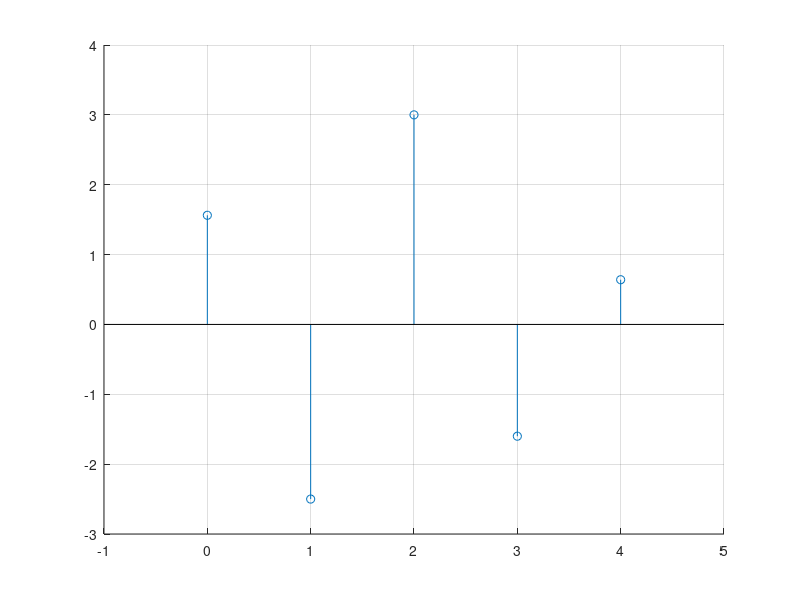
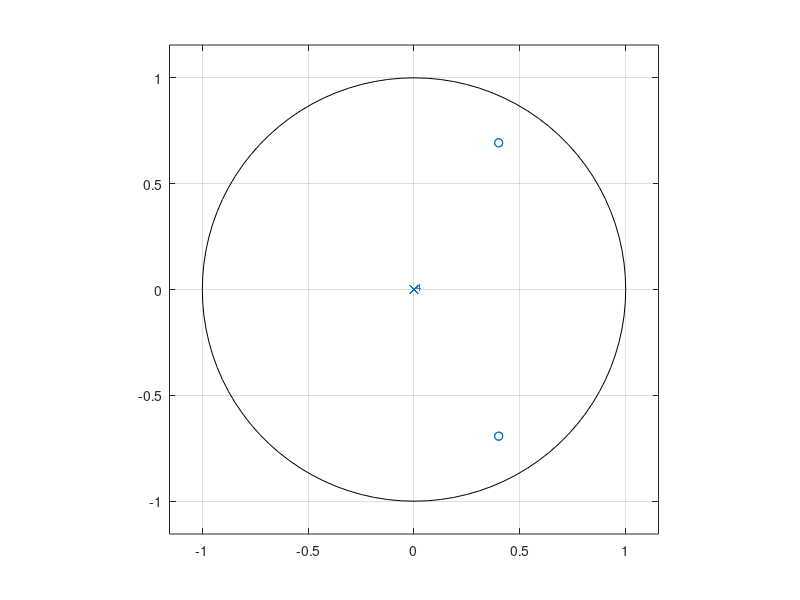
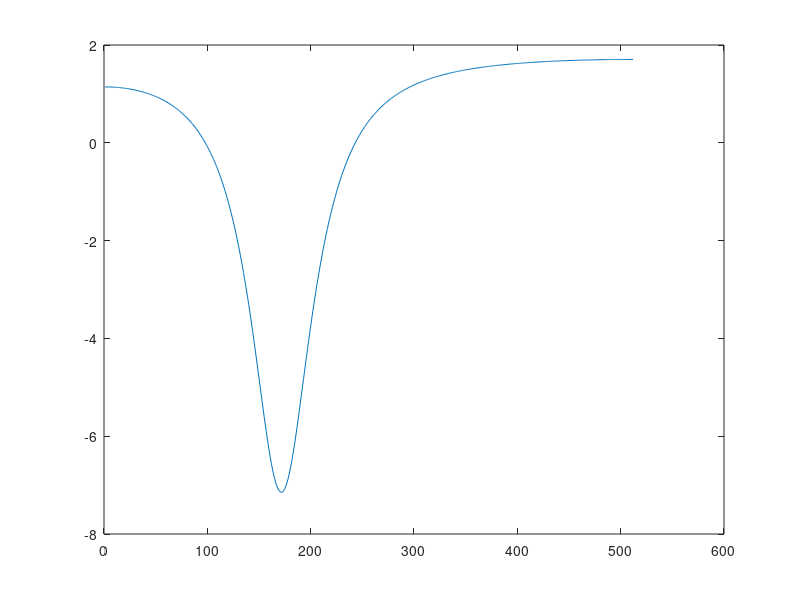
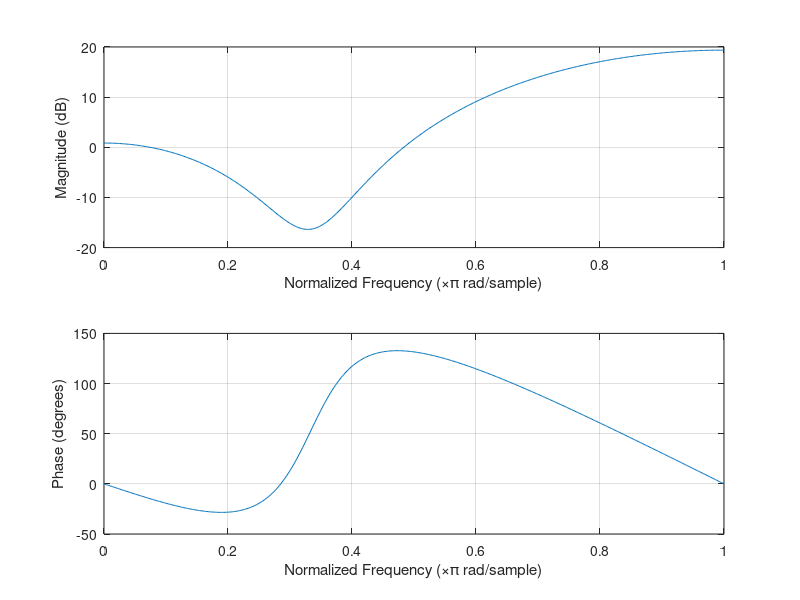

These charts were generated, in order, by the following MATLAB code:
Alfa = 0.8*exp(j*pi/3);
Num = poly([Alfa Alfa' Alfa Alfa'])/abs(Alfa)^2;
Den = 1.0;

ImpulseResponse = impz(Num, Den);

figure(1); clf; hold on; grid;
stem([0:length(ImpulseResponse)-1], ImpulseResponse);
axis([-1 length(Num) -3 4]);

figure(2); clf;
zplane(Num, Den);

figure(3); clf;
plot(grpdelay(Num, Den));

figure(4); clf;
freqz(Num, Den, 512);
